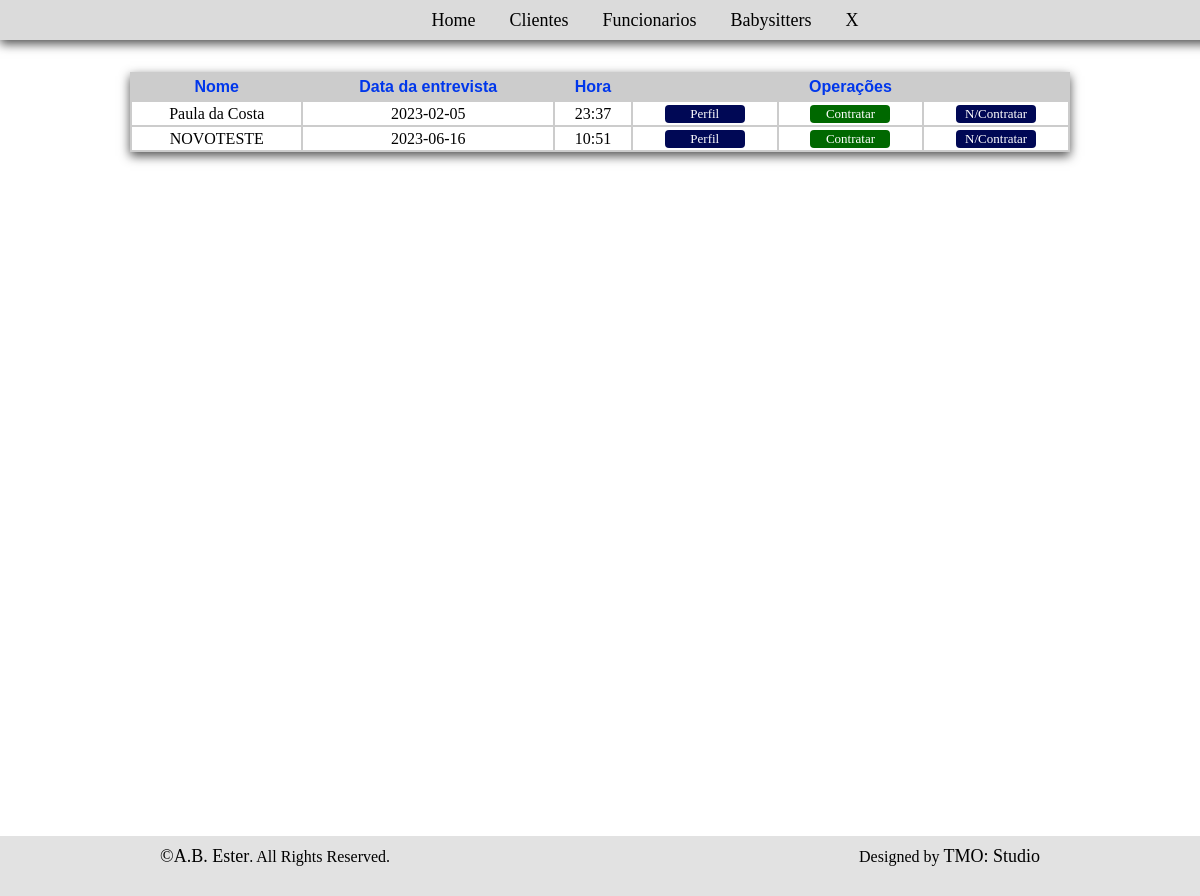
The page /SGB/entrevistas.php (signed in) on the database its author committed.
### tables this page shows
CREATE TABLE `entrevista` (
  `id_ent` int(11) NOT NULL,
  `id_cand` int(11) DEFAULT NULL,
  `data_ent` date DEFAULT current_timestamp(),
  `hora` varchar(10) DEFAULT NULL
);

CREATE TABLE `babysitter` (
  `id_baby` int(11) NOT NULL,
  `nome_baby` varchar(25) NOT NULL,
  `idade` int(11) DEFAULT NULL,
  `sobre` varchar(500) DEFAULT NULL,
  `endereco_baby` varchar(40) NOT NULL,
  `provincia` int(11) DEFAULT NULL,
  `email` varchar(40) DEFAULT NULL,
  `telefone` int(11) NOT NULL,
  `senha` varchar(32) DEFAULT NULL,
  `estado` varchar(2) DEFAULT NULL
);

### SGB/entrevistas.php (the view, shortened to what this page needs)
<?php
    require('Backend/conexao.php');
    if(!isset($_SESSION['id_func'])){
        header("location:index.php");
        exit;
    }
    else{
        $id_cargo = $_SESSION['id_cargo'];
    }
?>
<!DOCTYPE html>
<html lang="en">
    <head>
        <link rel="stylesheet" href="CSS/adm.css">
    </head>
    <body>
            <div class="header">
                <header>
                    <nav>
                        <ul>
                            <?php if ($id_cargo == 1) { ?>
                                <li><a href="adm.php">Home</a></li>
                            <?php } else { ?>
                            <li><a href="home.php">Home</a></li>
                            <?php }?>
                            <li><a href="clientes.php">Clientes</a></li>
                            <li><a href="funcionarios.php">Funcionarios</a></li>
                            <li><a href="babysitters.php">Babysitters</a></li>
                            <li><a href="Backend/sair.php">X</a></li>
                        </ul>
                    </nav>
                </header>
            </div>
            <br><br>
        <div class="sobre">
            <br><br>
            <div class="centro">
                <table border="0">
                    <tr>
                        <th>Nome</th>
                        <th>Data da entrevista</th>
                        <th>Hora</th>
                        <?php
                            if ($id_cargo == 1) {
                        ?>
                        <th colspan="3">Operações</th>
                        <?php }?>
                    </tr>
                    <?php
                        $ent = $conn->prepare("SELECT * FROM entrevista join babysitter on entrevista.id_cand = babysitter.id_baby");
                        $ent->execute();
                        $res=$ent->fetchAll();
                        for($i=0; $i<sizeof($res); $i++){
                            $values = $res[$i];
                        ?>
                    <tr>
                        <td> <?php echo $values['nome_baby'];?> </td>
                        <td> <?php echo $values['data_ent'];?> </td>
                        <td> <?php echo $values['hora'];?> </td>
                        <?php
                            if ($id_cargo == 1) {
                        ?>
                        <td> <button><a href="perfil.php?id=<?php echo ($values['id_baby']);?>">Perfil</a></button> </td>
                        <td> <button id="bc"><a  href="?contratar=<?php echo ($values['id_baby']);?>">Contratar</a></button> </td>
                        <td> <button id=""><a href="?Ncontratar=<?php echo ($values['id_baby']);?>">N/Contratar</a></button> </td>
                            <?php }?>
                        <?php }?>
                    </tr>
                </table>
            </div>
        </div>
        <div class="rodape">
            <p id="p1"><a href="index.html">&copy;A.B. Ester</a>. All Rights Reserved.</p>
            <p id="p2">Designed by <a href="index.html">TMO: Studio</a></p>
        </div>
    </body>
</html>

### SGB/CSS/adm.css (style rules this page uses)
* { margin: 0; font-family: cursive; }
body { background-color: rgb(245, 245, 245); }
.header { background-color: rgb(219, 219, 219); box-shadow: 0 4px 10px 0px rgb(80, 80, 80); padding: 10px; width: 100%; height: 20px; position: fixed; }
header { text-align: center; }
li { margin-left: 30px; display: inline; }
a { font-size: large; color: rgb(0, 0, 0); text-decoration: none; }
.sobre { background-color: rgb(255, 255, 255); height: 100vh; }
.sobre button { border: 0; width: 80px; height: 90%; border-radius: 4px; cursor: pointer; background-color: rgb(0, 8, 85); }
.sobre button a { font-size: small; color: white; }
.centro { margin: auto; width: 940px; box-shadow: 0 4px 10px 0px rgb(80, 80, 80); background-color: rgb(204, 204, 204); }
table { margin: auto; text-align: center; width: 100%; height: 25%; }
th { padding: 4px; color: rgb(0, 55, 235); font-family: 'Poppins', sans-serif; }
td { background-color: rgb(255, 255, 255); padding: 2px; }
#bc { color: white; background-color: rgb(0, 104, 0); }
.rodape { padding: 10px; background-color: rgb(226, 226, 226); height: 40px; bottom: 0; }
.rodape p { display: inline; }
#p1 { float: left; margin-left: 150px; }
#p2 { float: right; margin-right: 150px; }

### rows shown on the page
entrevista: id_cand.nome_baby "Paula da Costa", data_ent "2023-02-05", hora "23:37"
entrevista: id_cand.nome_baby "NOVOTESTE", data_ent "2023-06-16", hora "10:51"
